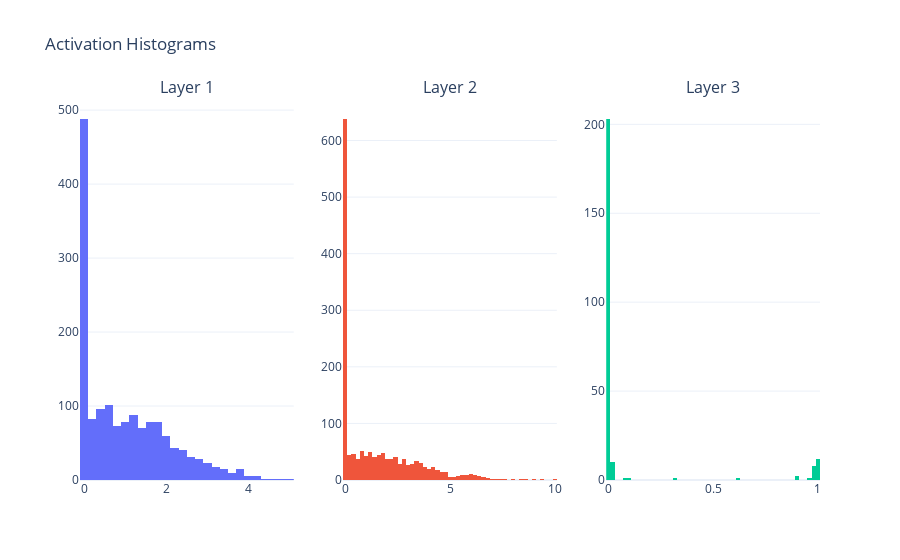
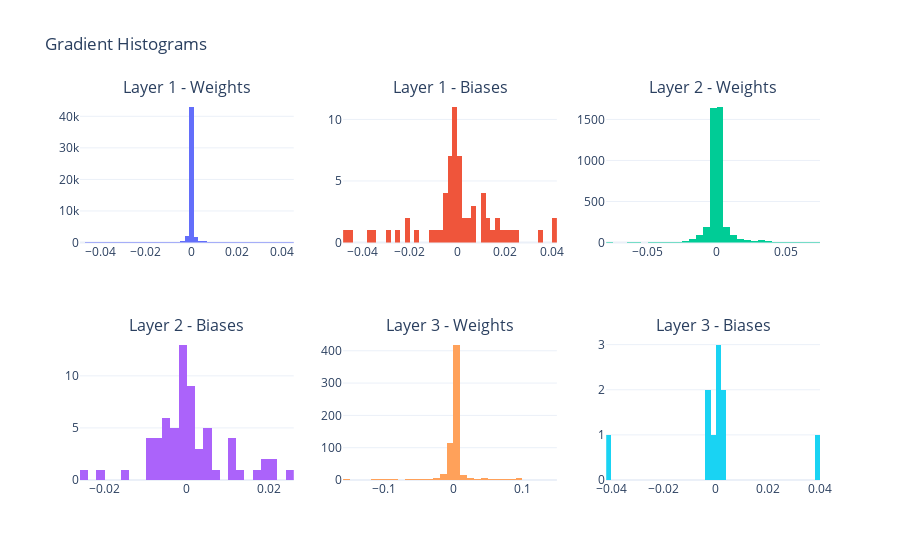
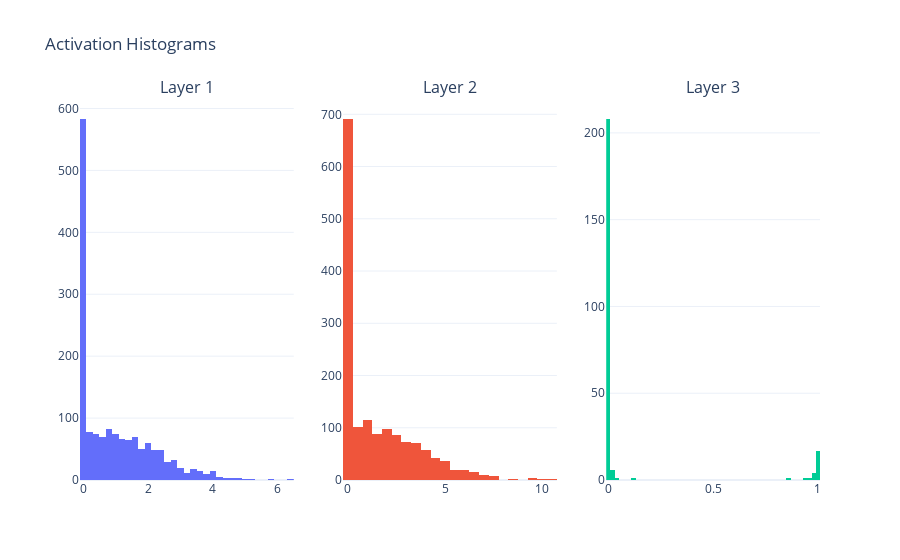
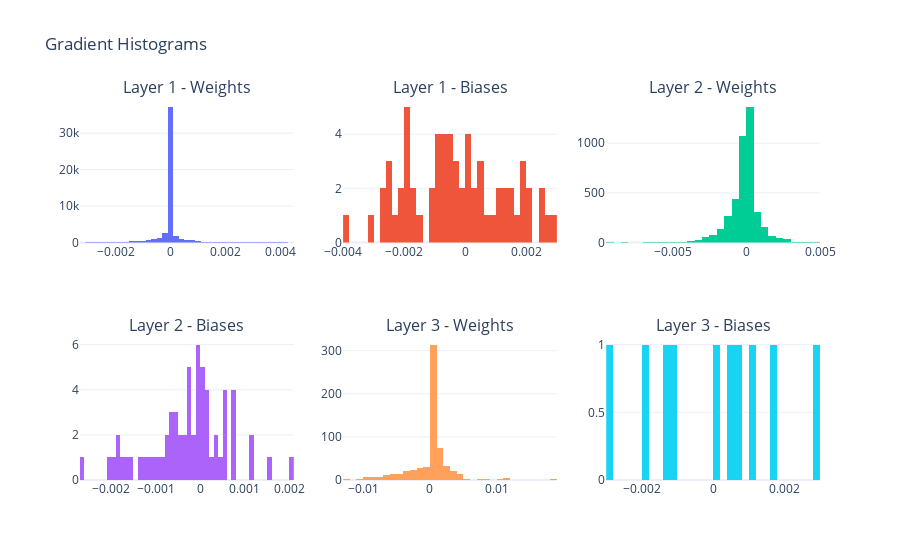

Write notebook code for charts like these, in order.
### Code cell
mlp.fit(
    train_dataloader=train_dataloader, 
    val_dataloader=val_dataloader,
    test_dataloader=test_dataloader,
    epochs=5
)

### Figure 1 — Plotly figure (JSON) as saved in the notebook; plotly's stock layout.template omitted (floating-point values rounded to 4 significant figures; data arrays with more than 128 entries replaced by an {"elided": "..."} marker saying what was removed)
{"data": [{"nbinsx": 50, "showlegend": false, "type": "histogram", "x": {"elided": "1536 float values"}, "xaxis": "x", "yaxis": "y"}, {"nbinsx": 50, "showlegend": false, "type": "histogram", "x": {"elided": "1536 float values"}, "xaxis": "x2", "yaxis": "y2"}, {"nbinsx": 50, "showlegend": false, "type": "histogram", "x": {"elided": "240 float values"}, "xaxis": "x3", "yaxis": "y3"}], "layout": {"annotations": [{"font": {"size": 16}, "showarrow": false, "text": "Layer 1", "x": 0.1444, "xanchor": "center", "xref": "paper", "y": 1, "yanchor": "bottom", "yref": "paper"}, {"font": {"size": 16}, "showarrow": false, "text": "Layer 2", "x": 0.5, "xanchor": "center", "xref": "paper", "y": 1, "yanchor": "bottom", "yref": "paper"}, {"font": {"size": 16}, "showarrow": false, "text": "Layer 3", "x": 0.8556, "xanchor": "center", "xref": "paper", "y": 1, "yanchor": "bottom", "yref": "paper"}], "title": {"text": "Activation Histograms"}, "xaxis": {"anchor": "y", "domain": [0, 0.2889]}, "xaxis2": {"anchor": "y2", "domain": [0.3556, 0.6444]}, "xaxis3": {"anchor": "y3", "domain": [0.7111, 1]}, "yaxis": {"anchor": "x", "domain": [0, 1]}, "yaxis2": {"anchor": "x2", "domain": [0, 1]}, "yaxis3": {"anchor": "x3", "domain": [0, 1]}}}

### Figure 2 — Plotly figure (JSON) as saved in the notebook; plotly's stock layout.template omitted (floating-point values rounded to 4 significant figures; data arrays with more than 128 entries replaced by an {"elided": "..."} marker saying what was removed)
{"data": [{"nbinsx": 50, "showlegend": false, "type": "histogram", "x": {"elided": "50176 float values"}, "xaxis": "x", "yaxis": "y"}, {"nbinsx": 50, "showlegend": false, "type": "histogram", "x": [-0.0003102, -0.0001583, -0.006183, -0.001193, -0.002488, 0.01106, 0.0001806, -0.001633, -0.003377, -0.002769, -0.01023, 0.04104, 0.005076, -5.401e-05, -0.005881, 0.01414, 0.02531, 0.01185, -1.441e-05, 0.006344, -0.003222, 0.004255, -0.0006246, -0.002521, 0.0008432, -0.04447, -0.04735, 0.01111, -0.005093, -0.002038, 0.01833, 0.01087, -0.02471, 0.0162, 0.01266, 0.0008674, -0.02894, 0.0003052, 0.006303, -0.03749, 0.01638, -0.001953, 0.0, -0.0009785, -0.008052, -0.002237, 0.007337, 0.0009025, -2.257e-05, -0.03562, 0.0004663, 0.02155, -0.0004191, -0.02029, -0.004017, 0.003879, 0.03523, -0.01606, 0.02201, -0.004112, -0.02109, 0.01284, 0.00393, 0.0402], "xaxis": "x2", "yaxis": "y2"}, {"nbinsx": 50, "showlegend": false, "type": "histogram", "x": {"elided": "4096 float values"}, "xaxis": "x3", "yaxis": "y3"}, {"nbinsx": 50, "showlegend": false, "type": "histogram", "x": [0.01967, -0.004647, -0.00316, 0.02043, 0.01159, -0.004092, -0.0002052, -0.005991, 0.005943, 0.002443, 0.003115, -0.01467, -0.0001807, -0.02562, 0.01907, -0.00921, 0.01357, -0.00857, -0.0002257, 0.01014, -0.009943, -0.003634, 0.01064, -0.00771, 0.004436, -0.001701, -0.000354, -0.004953, 0.0, -0.02003, 0.00125, -0.006036, -0.0001573, 7.879e-05, -0.003497, -0.008941, -0.001271, -0.0006975, -0.001086, -0.001664, 0.0003348, 0.005791, -0.00578, -0.007676, -0.007652, -0.002186, -0.004314, -0.001294, 0.005961, 0.02474, 2.835e-05, 0.0, 0.006645, 0.0003842, -0.0007369, -0.003899, 0.01752, 0.02199, 0.0, -0.001417, 0.00405, 0.01099, 0.0, 0.002959], "xaxis": "x4", "yaxis": "y4"}, {"nbinsx": 50, "showlegend": false, "type": "histogram", "x": {"elided": "640 float values"}, "xaxis": "x5", "yaxis": "y5"}, {"nbinsx": 50, "showlegend": false, "type": "histogram", "x": [0.0001439, -0.002767, 0.0395, -0.0001608, 0.0002666, 0.003242, -0.0419, 0.0006896, 0.003144, -0.002156], "xaxis": "x6", "yaxis": "y6"}], "layout": {"annotations": [{"font": {"size": 16}, "showarrow": false, "text": "Layer 1 - Weights", "x": 0.1444, "xanchor": "center", "xref": "paper", "y": 1, "yanchor": "bottom", "yref": "paper"}, {"font": {"size": 16}, "showarrow": false, "text": "Layer 1 - Biases", "x": 0.5, "xanchor": "center", "xref": "paper", "y": 1, "yanchor": "bottom", "yref": "paper"}, {"font": {"size": 16}, "showarrow": false, "text": "Layer 2 - Weights", "x": 0.8556, "xanchor": "center", "xref": "paper", "y": 1, "yanchor": "bottom", "yref": "paper"}, {"font": {"size": 16}, "showarrow": false, "text": "Layer 2 - Biases", "x": 0.1444, "xanchor": "center", "xref": "paper", "y": 0.375, "yanchor": "bottom", "yref": "paper"}, {"font": {"size": 16}, "showarrow": false, "text": "Layer 3 - Weights", "x": 0.5, "xanchor": "center", "xref": "paper", "y": 0.375, "yanchor": "bottom", "yref": "paper"}, {"font": {"size": 16}, "showarrow": false, "text": "Layer 3 - Biases", "x": 0.8556, "xanchor": "center", "xref": "paper", "y": 0.375, "yanchor": "bottom", "yref": "paper"}], "title": {"text": "Gradient Histograms"}, "xaxis": {"anchor": "y", "domain": [0, 0.2889]}, "xaxis2": {"anchor": "y2", "domain": [0.3556, 0.6444]}, "xaxis3": {"anchor": "y3", "domain": [0.7111, 1]}, "xaxis4": {"anchor": "y4", "domain": [0, 0.2889]}, "xaxis5": {"anchor": "y5", "domain": [0.3556, 0.6444]}, "xaxis6": {"anchor": "y6", "domain": [0.7111, 1]}, "yaxis": {"anchor": "x", "domain": [0.625, 1]}, "yaxis2": {"anchor": "x2", "domain": [0.625, 1]}, "yaxis3": {"anchor": "x3", "domain": [0.625, 1]}, "yaxis4": {"anchor": "x4", "domain": [0, 0.375]}, "yaxis5": {"anchor": "x5", "domain": [0, 0.375]}, "yaxis6": {"anchor": "x6", "domain": [0, 0.375]}}}

### Figure 3 — Plotly figure (JSON) as saved in the notebook; plotly's stock layout.template omitted (floating-point values rounded to 4 significant figures; data arrays with more than 128 entries replaced by an {"elided": "..."} marker saying what was removed)
{"data": [{"nbinsx": 50, "showlegend": false, "type": "histogram", "x": {"elided": "1536 float values"}, "xaxis": "x", "yaxis": "y"}, {"nbinsx": 50, "showlegend": false, "type": "histogram", "x": {"elided": "1536 float values"}, "xaxis": "x2", "yaxis": "y2"}, {"nbinsx": 50, "showlegend": false, "type": "histogram", "x": {"elided": "240 float values"}, "xaxis": "x3", "yaxis": "y3"}], "layout": {"annotations": [{"font": {"size": 16}, "showarrow": false, "text": "Layer 1", "x": 0.1444, "xanchor": "center", "xref": "paper", "y": 1, "yanchor": "bottom", "yref": "paper"}, {"font": {"size": 16}, "showarrow": false, "text": "Layer 2", "x": 0.5, "xanchor": "center", "xref": "paper", "y": 1, "yanchor": "bottom", "yref": "paper"}, {"font": {"size": 16}, "showarrow": false, "text": "Layer 3", "x": 0.8556, "xanchor": "center", "xref": "paper", "y": 1, "yanchor": "bottom", "yref": "paper"}], "title": {"text": "Activation Histograms"}, "xaxis": {"anchor": "y", "domain": [0, 0.2889]}, "xaxis2": {"anchor": "y2", "domain": [0.3556, 0.6444]}, "xaxis3": {"anchor": "y3", "domain": [0.7111, 1]}, "yaxis": {"anchor": "x", "domain": [0, 1]}, "yaxis2": {"anchor": "x2", "domain": [0, 1]}, "yaxis3": {"anchor": "x3", "domain": [0, 1]}}}

### Figure 4 — Plotly figure (JSON) as saved in the notebook; plotly's stock layout.template omitted (floating-point values rounded to 4 significant figures; data arrays with more than 128 entries replaced by an {"elided": "..."} marker saying what was removed)
{"data": [{"nbinsx": 50, "showlegend": false, "type": "histogram", "x": {"elided": "50176 float values"}, "xaxis": "x", "yaxis": "y"}, {"nbinsx": 50, "showlegend": false, "type": "histogram", "x": [0.0007301, -0.0008317, -0.0001515, -0.0005935, 0.0004697, 0.001807, 0.0005267, -0.0003225, -0.000745, -0.0007799, -0.003824, 0.00295, 0.002714, -5.265e-06, -0.001161, -0.0008219, -0.0004893, -0.001776, 0.0002066, -0.0009005, -0.002675, 0.0009391, 0.001255, 0.001024, 0.0001468, -0.002564, -0.00306, 0.002142, -0.000817, -0.002052, -0.0005048, 0.001938, -0.001651, 0.001723, -0.001594, 0.00116, -0.001832, -0.0003357, 0.001342, -0.001875, 0.002563, 0.002522, 0.0, -0.00211, -0.001033, -0.0006489, 0.0003785, -0.0005766, 6.977e-06, -0.002209, 0.000594, 0.001557, -0.0006627, -0.001807, -0.001957, -0.001923, 0.00144, -0.002736, 0.002067, -0.002407, 0.0001953, -0.0002044, 0.001905, -0.002591], "xaxis": "x2", "yaxis": "y2"}, {"nbinsx": 50, "showlegend": false, "type": "histogram", "x": {"elided": "4096 float values"}, "xaxis": "x3", "yaxis": "y3"}, {"nbinsx": 50, "showlegend": false, "type": "histogram", "x": [0.000523, -0.0001245, -0.00189, 0.001518, 0.0001042, 0.0005815, -6.387e-05, -0.0007914, 0.0001648, -0.001311, -0.0002895, -0.001011, -0.0001048, -0.001114, 6.375e-05, -0.0003611, 0.0007905, -0.0005109, -0.001877, 0.0005544, -0.001649, 0.0001895, -0.0002165, -0.001715, 0.00055, -0.0006479, 0.001132, -2.363e-05, 0.0, -0.001981, 0.0007254, -0.000539, -0.0002487, 0.0004451, -0.001569, -0.000381, -0.002002, -0.0004778, -0.0002525, 0.0002666, 0.0001726, -0.0002952, -0.0004617, -0.001273, 0.0003454, -0.0006599, -0.0009138, -0.0006432, -3.257e-05, 0.0007571, -0.0005499, 0.0, 0.0007867, -1.739e-05, -0.002697, -3.956e-05, 0.001121, 0.002079, 0.0, -0.0008108, -0.0007413, 0.0003321, 0.0, -9.76e-06], "xaxis": "x4", "yaxis": "y4"}, {"nbinsx": 50, "showlegend": false, "type": "histogram", "x": {"elided": "640 float values"}, "xaxis": "x5", "yaxis": "y5"}, {"nbinsx": 50, "showlegend": false, "type": "histogram", "x": [0.0005886, -0.001948, 0.001684, 0.002872, 0.0001372, -0.001032, -0.002849, 0.0007082, 0.001141, -0.001303], "xaxis": "x6", "yaxis": "y6"}], "layout": {"annotations": [{"font": {"size": 16}, "showarrow": false, "text": "Layer 1 - Weights", "x": 0.1444, "xanchor": "center", "xref": "paper", "y": 1, "yanchor": "bottom", "yref": "paper"}, {"font": {"size": 16}, "showarrow": false, "text": "Layer 1 - Biases", "x": 0.5, "xanchor": "center", "xref": "paper", "y": 1, "yanchor": "bottom", "yref": "paper"}, {"font": {"size": 16}, "showarrow": false, "text": "Layer 2 - Weights", "x": 0.8556, "xanchor": "center", "xref": "paper", "y": 1, "yanchor": "bottom", "yref": "paper"}, {"font": {"size": 16}, "showarrow": false, "text": "Layer 2 - Biases", "x": 0.1444, "xanchor": "center", "xref": "paper", "y": 0.375, "yanchor": "bottom", "yref": "paper"}, {"font": {"size": 16}, "showarrow": false, "text": "Layer 3 - Weights", "x": 0.5, "xanchor": "center", "xref": "paper", "y": 0.375, "yanchor": "bottom", "yref": "paper"}, {"font": {"size": 16}, "showarrow": false, "text": "Layer 3 - Biases", "x": 0.8556, "xanchor": "center", "xref": "paper", "y": 0.375, "yanchor": "bottom", "yref": "paper"}], "title": {"text": "Gradient Histograms"}, "xaxis": {"anchor": "y", "domain": [0, 0.2889]}, "xaxis2": {"anchor": "y2", "domain": [0.3556, 0.6444]}, "xaxis3": {"anchor": "y3", "domain": [0.7111, 1]}, "xaxis4": {"anchor": "y4", "domain": [0, 0.2889]}, "xaxis5": {"anchor": "y5", "domain": [0.3556, 0.6444]}, "xaxis6": {"anchor": "y6", "domain": [0.7111, 1]}, "yaxis": {"anchor": "x", "domain": [0.625, 1]}, "yaxis2": {"anchor": "x2", "domain": [0.625, 1]}, "yaxis3": {"anchor": "x3", "domain": [0.625, 1]}, "yaxis4": {"anchor": "x4", "domain": [0, 0.375]}, "yaxis5": {"anchor": "x5", "domain": [0, 0.375]}, "yaxis6": {"anchor": "x6", "domain": [0, 0.375]}}}
